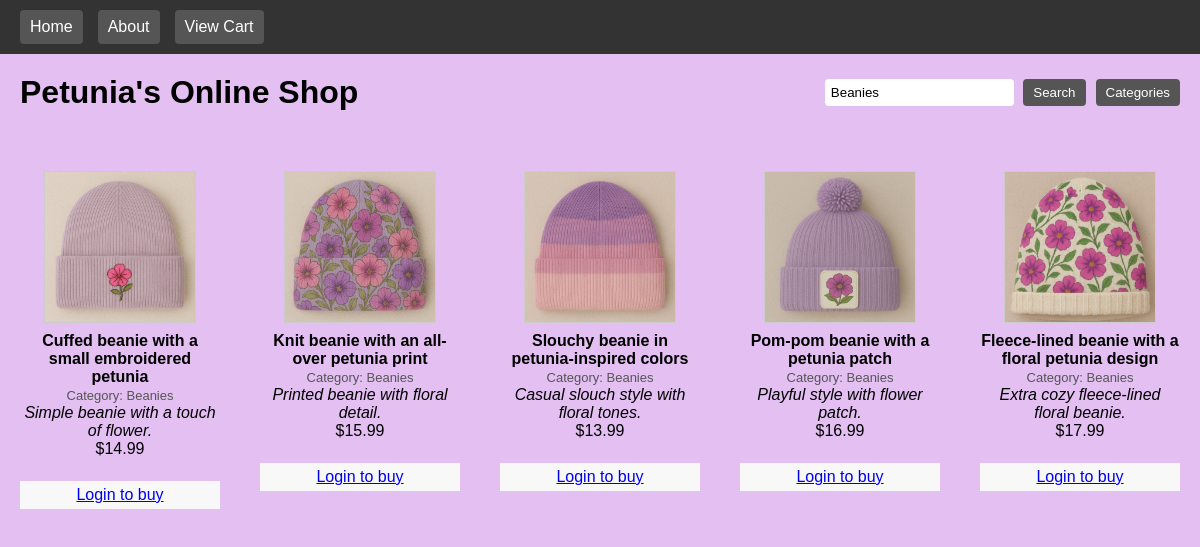
Page /FinalProject/display_pictures.php?category=Beanies on the committed database.
### tables this page shows
CREATE TABLE `PRODUCTS` (
  `PRODUCT_ID` int(11) NOT NULL,
  `EMPLOYEE_ID` int(11) DEFAULT NULL,
  `PRODUCT_NAME` varchar(100) DEFAULT NULL,
  `CATEGORY` varchar(100) DEFAULT NULL,
  `DESCRIPTION` text,
  `PRICE` decimal(10,2) DEFAULT NULL,
  `INVENTORY_COUNT` int(11) DEFAULT NULL,
  `IMAGES` varchar(255) DEFAULT NULL
);

### FinalProject/display_pictures.php (the view, shortened to what this page needs)
<?php
require 'config.php';
$category_filter = "";
if (isset($_GET['category']) && !empty($_GET['category'])) {
    $search = $db->real_escape_string($_GET['category']);
    $category_filter = "WHERE CATEGORY LIKE '%$search%' OR PRODUCT_NAME LIKE '%$search%' OR DESCRIPTION LIKE '%$search%'";
}
$sql = "SELECT PRODUCT_ID, PRODUCT_NAME, CATEGORY, DESCRIPTION, PRICE, IMAGES FROM PRODUCTS $category_filter";
$result = $db->query($sql);
?>
<!DOCTYPE html>
<html>
<head>
</head>
<body>
  <div class="header">
      <a href="landing_page.php">Home</a>
      <a href="aboutPetunia.php">About</a>
      <a href="cart.php">View Cart</a>
  </div>
  <div class="title-container">
      <h1>Petunia's Online Shop</h1>
      <div class="action-buttons">
        <form action="display_pictures.php" method="get">
          <input type="text" name="category" placeholder="Search by category, name, or description"
            value="<?php echo isset($_GET['category']) ? htmlspecialchars($_GET['category']) : ''; ?>">
          <input type="submit" class="btn" value="Search">
        </form>
        <div class="dropdown">
          <button class="btn">Categories</button>
        </div>
      </div>
  </div>
  <div class="products">
    <?php
    if ($result->num_rows > 0) {
        while ($row = $result->fetch_assoc()) {
            $img   = "Images/" . htmlspecialchars($row["IMAGES"]);
            $name  = htmlspecialchars($row["PRODUCT_NAME"]);
            $cat   = htmlspecialchars($row["CATEGORY"]);
            $desc  = htmlspecialchars($row["DESCRIPTION"]);
            $price = number_format($row["PRICE"], 2);
            $id    = intval($row["PRODUCT_ID"]);
            echo '<div class="product-card">';
              echo "<img src=\"$img\" alt=\"$name\" /><br/>";
              echo "<strong>$name</strong><br/>";
              echo "<span style='font-size: small; color: #555;'>Category: $cat</span><br/>";
              echo "<em>$desc</em><br/>";
              echo "<span>\$$price</span><br/><br/>";
              if (isset($_SESSION['user_id'])) {
                  echo "<form method='POST' action='add_to_cart.php'>";
                  echo "<input type='hidden' name='PRODUCT_ID' value='$id'>";
                  echo "Qty: <input type='number' name='quantity' min='1' value='1' style='width:50px;' required><br/><br/>";
                  echo "<input type='submit' value='Add to Cart' class='btn'>";
                  echo "</form>";
              } else {
                  echo "<div class='loginPrompt'><a href='login.php'>Login to buy</a></div>";
              }
            echo '</div>';
        }
    } else {
        echo "<p>No products found.</p>";
    }
    ?>
  </div>
</body>
</html>

### FinalProject/display_pictures.php (style rules this page uses)
body { background-color: #e3bff2; font-family: Arial, sans-serif; margin: 0; padding: 0; }
.header { background-color: #333; color: #fff; padding: 10px 20px; display: flex; align-items: center; }
.header a { color: #fff; text-decoration: none; margin-right: 15px; padding: 8px 10px; background-color: #555; border-radius: 4px; }
.title-container { display: flex; justify-content: space-between; align-items: center; padding: 20px; }
.title-container h1 { margin: 0; }
.action-buttons { display: flex; align-items: center; }
.action-buttons form { margin: 0 10px 0 0; }
.action-buttons input[type="text"] { padding: 6px; border: none; border-radius: 4px; margin-right: 5px; }
.btn { padding: 6px 10px; border: none; border-radius: 4px; background-color: #555; color: #fff; cursor: pointer; }
.dropdown { position: relative; display: inline-block; }
.products { display: flex; flex-wrap: wrap; justify-content: center; margin: 20px auto; }
.product-card { background-color: #e3bff2; padding: 10px; margin: 10px; width: 200px; text-align: center; }
.product-card img { width: 150px; border: 1px solid #ccc; margin-bottom: 5px; }
.loginPrompt { background: #f8f8f8; padding: 5px; margin-top: 5px; }

### rows in the picture
products: IMAGES (picture), PRODUCT_NAME "Cuffed beanie with a small embroidered petunia", CATEGORY "Beanies", DESCRIPTION "Simple beanie with a touch of flower.", PRICE "14.99"
products: IMAGES (picture), PRODUCT_NAME "Knit beanie with an all-over petunia print", CATEGORY "Beanies", DESCRIPTION "Printed beanie with floral detail.", PRICE "15.99"
products: IMAGES (picture), PRODUCT_NAME "Slouchy beanie in petunia-inspired colors", CATEGORY "Beanies", DESCRIPTION "Casual slouch style with floral tones.", PRICE "13.99"
products: IMAGES (picture), PRODUCT_NAME "Pom-pom beanie with a petunia patch", CATEGORY "Beanies", DESCRIPTION "Playful style with flower patch.", PRICE "16.99"
products: IMAGES (picture), PRODUCT_NAME "Fleece-lined beanie with a floral petunia design", CATEGORY "Beanies", DESCRIPTION "Extra cozy fleece-lined floral beanie.", PRICE "17.99"
